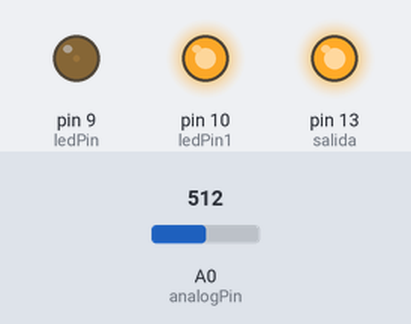
The sketch below on a simulated Arduino Uno, built with avr-gcc and run on an emulated ATmega328P. On the bench: output pins drawn as LEDs (lit = HIGH). Inputs (shaded band) come from the test bench; at power-on: A0 (analogPin) = 512.

Above: at 1.2 s.
1.3 s: A0 (analogPin) set to 245
4.3 s: A0 (analogPin) set to 122
At 4.46 s:
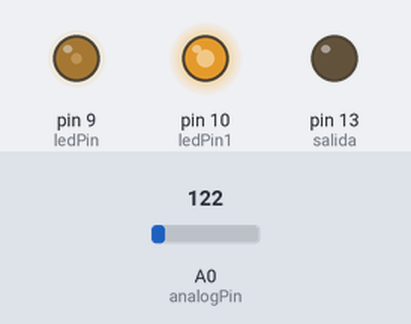
7.3 s: A0 (analogPin) set to 10
At 10.1 s:
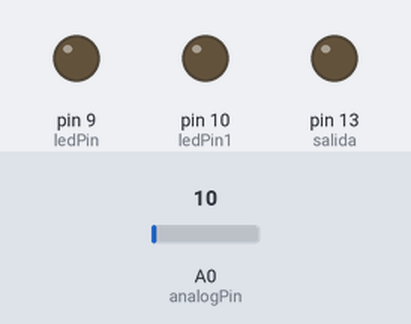
10.3 s: A0 (analogPin) set to 17
11.8 s: A0 (analogPin) set to 21
At 13.8 s:
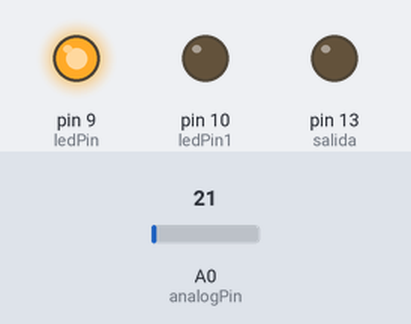
14.8 s: A0 (analogPin) set to 0
At 15.4 s:
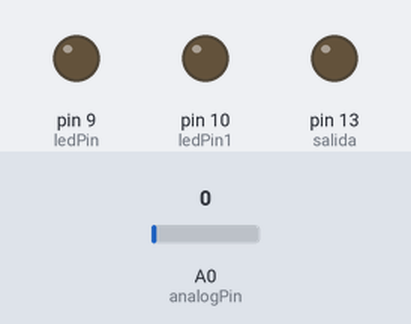
Timing chart, 0 to 17.3 s (numbered marks = the images above; inputs shaded):
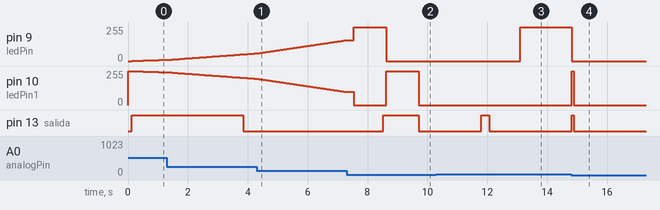

The sketch:

dianochedefinitivo.ino
```cpp
// iluminacion general (9)+estrella(10)+salida fuego (13)                                                                                                                                                                                                                                                                                                                                                                                                                                                                                                                                                                                                                                                                                                                                                                         pwm led9
int ledPin = 9; //led iluminacion diurna
int ledPin1 = 10; //led iluminacion estrellas
int analogPin = 0; // potenciometro regulacion tiempo
int salida = 13; //salida exterior de fuego
int punto=0; //variable de punto actual
int disparo=50; //valor de referencia de salida fuego
void setup()
{
pinMode(ledPin, OUTPUT);
pinMode(ledPin1, OUTPUT);
pinMode(salida, OUTPUT);
}
void loop()
{
while (analogRead (analogPin) < 20)
{
  digitalWrite (ledPin1,LOW);
  digitalWrite (ledPin,LOW);
  digitalWrite (salida,LOW);
}
  /*
primer punto (amanecer,azimut)
*/
for (int i=0; i<=255; i++) // incremento de valor de i
{
int i2=255-i;
analogWrite (ledPin1, i2);
  analogWrite(ledPin, i); // configura el nivel brillo con el valor de i
delay(delayVal()); // espera un tiempo
int (punto=i);
if (punto <= (disparo)) {
digitalWrite (salida,HIGH);
}
if (punto >= (disparo)) {
digitalWrite (salida,LOW);
}
}
for (int i=0; i<=255; i++) // incremento de valor de i
{
delay(delayVal()); // espera un tiempo
int (punto=i);

}
/*
segundo punto (azimut, ocaso)
*/
for (int i=255; i>=0; i--) // decrementa el valor de i
{
int i2=255-i;
analogWrite (ledPin1, i2);
  analogWrite(ledPin, i); // configura el nivel de brillo con el valor de i
delay(delayVal()); // espera un tiempo
int (punto=i);
if (punto <= (disparo)) {
digitalWrite (salida,HIGH);
}
if (punto >= (disparo)) {
digitalWrite (salida,LOW);
}
}
/*
tercer punto (ocaso,medianoche)
*/
for (int i=0; i<=255; i++) // incremento de valor de i
{
delay(delayVal()); // espera un tiempo
int (punto=i);

}
/*
cuarto punto (medianoche,amanecer)
*/
for (int i=255; i>=0; i--) // decrementa el valor de i
{
delay(delayVal()); // espera un tiempo
int (punto=i);

}

}
int delayVal() // Método para recoger el tiempo de retardo
{int v; // crea una variable temporal (local)
v = analogRead(analogPin); // lee valor analogico
v /= 4;
// convierte el valor de 0-1024 a 0-128
return v; // devuelve el valor v

}
```

Measured:
- the behaviour switches between 19 and 20 on A0 (analogPin) (found by bisection; images 2 and 3)
- after the input at 1.3 s, pin 13 (salida): HIGH → LOW after 2.6 s
- after the input at 7.3 s, pin 13 (salida): LOW → HIGH after 1.2 s, → LOW 1.2 s later
- after the input at 10.3 s, every drawn part: stays the same
- after the input at 11.8 s, pin 9 (ledPin): 0/255 → 255/255 after 1.3 s; pin 13 (salida): LOW → HIGH at once, → LOW 0.26 s later
- after the input at 14.8 s, pin 9 (ledPin): 255/255 → 0/255 after 0.03 s instead of 0.93 s; pin 10 (ledPin1): 0/255 → 255/255 after 0.03 s instead of 0.93 s; pin 13 (salida): LOW → HIGH after 0.02 s instead of 0.68 s
